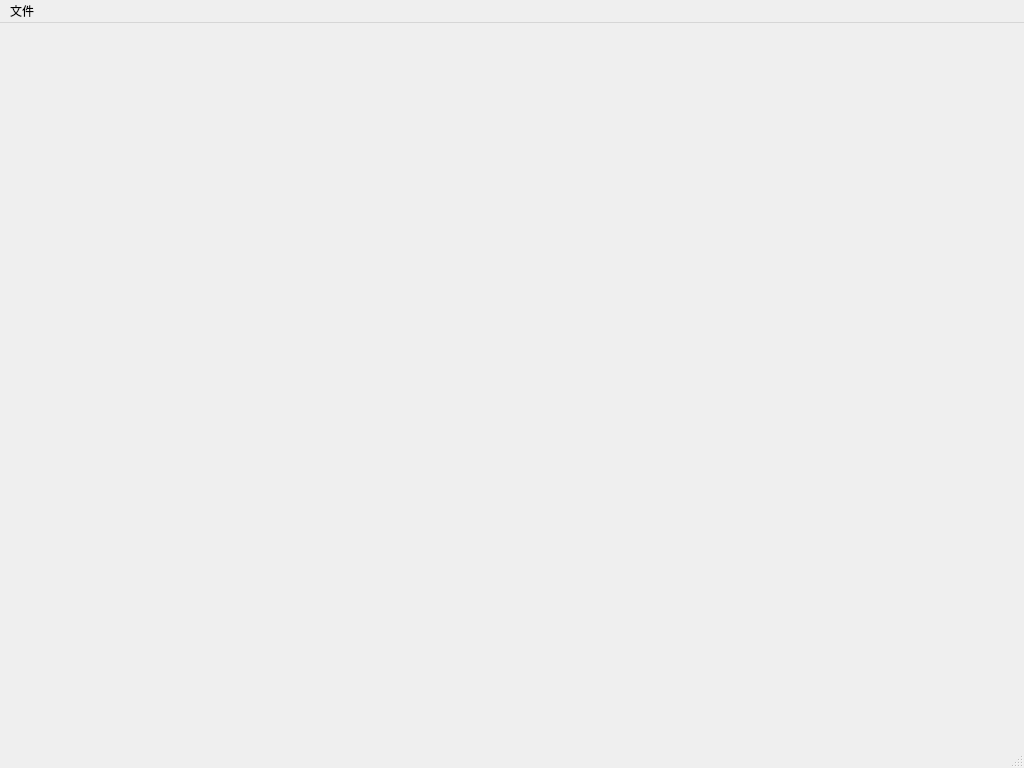
<?xml version="1.0" encoding="UTF-8"?>
<ui version="4.0">
 <class>MainWindow</class>
 <widget class="QMainWindow" name="MainWindow">
  <property name="geometry">
   <rect>
    <x>0</x>
    <y>0</y>
    <width>1024</width>
    <height>768</height>
   </rect>
  </property>
  <property name="windowTitle">
   <string>MainWindow</string>
  </property>
  <widget class="QWidget" name="centralwidget"/>
  <widget class="QMenuBar" name="menubar">
   <property name="geometry">
    <rect>
     <x>0</x>
     <y>0</y>
     <width>1024</width>
     <height>21</height>
    </rect>
   </property>
   <widget class="QMenu" name="menu">
    <property name="title">
     <string>文件</string>
    </property>
    <addaction name="actionOpen"/>
    <addaction name="actionSave"/>
   </widget>
   <addaction name="menu"/>
  </widget>
  <widget class="QStatusBar" name="statusbar"/>
  <action name="actionOpen">
   <property name="text">
    <string>Open</string>
   </property>
  </action>
  <action name="actionSave">
   <property name="text">
    <string>Save</string>
   </property>
  </action>
 </widget>
 <resources/>
 <connections/>
</ui>
